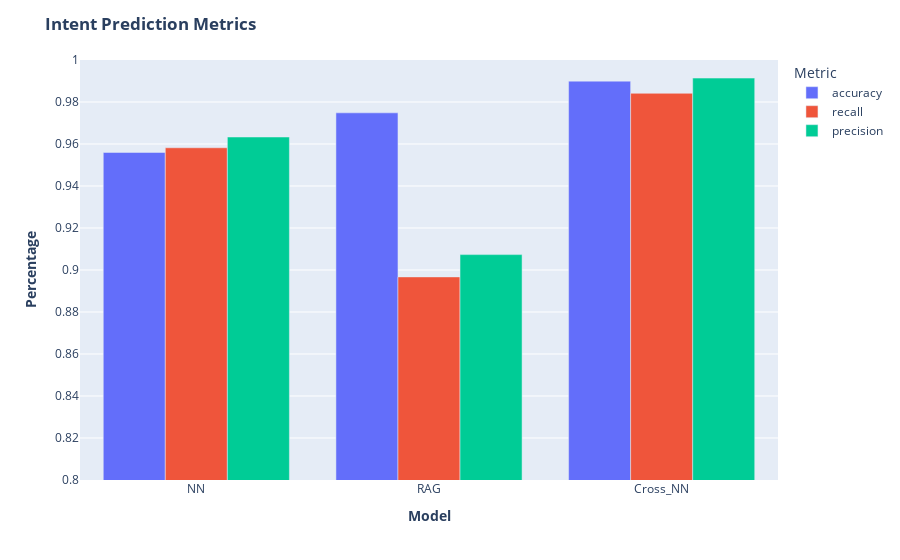

The cell this chart's notebook holds for it:
### Code cell
full_results_fig = px.bar(results_df, x=results_df.index, y=results_df.columns, barmode='group') # Define a bar chart, using the combined overal results above except Successes
full_results_fig.update_layout(title_text=f"<b>Intent Prediction Metrics</b>") # Add a title to the figure
full_results_fig.update_xaxes(title_text="<b>Model</b>") # Add a title to the x axis
full_results_fig.update_yaxes(title_text="<b>Percentage</b>",range=(0.8,1)) # Add a title to the primary y axis
full_results_fig.update_layout(legend=dict(title="Metric"))
full_results_fig.show()

### Figure 1 — Plotly figure (JSON) as saved in the notebook; plotly's stock layout.template omitted (floating-point values rounded to 4 significant figures)
{"data": [{"alignmentgroup": "True", "hovertemplate": "variable=accuracy<br>index=%{x}<br>value=%{y}<extra></extra>", "legendgroup": "accuracy", "marker": {"color": "#636efa", "pattern": {"shape": ""}}, "name": "accuracy", "offsetgroup": "accuracy", "orientation": "v", "showlegend": true, "textposition": "auto", "type": "bar", "x": ["NN", "RAG", "Cross_NN"], "xaxis": "x", "y": [0.956, 0.9748, 0.9899], "yaxis": "y"}, {"alignmentgroup": "True", "hovertemplate": "variable=recall<br>index=%{x}<br>value=%{y}<extra></extra>", "legendgroup": "recall", "marker": {"color": "#EF553B", "pattern": {"shape": ""}}, "name": "recall", "offsetgroup": "recall", "orientation": "v", "showlegend": true, "textposition": "auto", "type": "bar", "x": ["NN", "RAG", "Cross_NN"], "xaxis": "x", "y": [0.9582, 0.8967, 0.9841], "yaxis": "y"}, {"alignmentgroup": "True", "hovertemplate": "variable=precision<br>index=%{x}<br>value=%{y}<extra></extra>", "legendgroup": "precision", "marker": {"color": "#00cc96", "pattern": {"shape": ""}}, "name": "precision", "offsetgroup": "precision", "orientation": "v", "showlegend": true, "textposition": "auto", "type": "bar", "x": ["NN", "RAG", "Cross_NN"], "xaxis": "x", "y": [0.9633, 0.9073, 0.9914], "yaxis": "y"}], "layout": {"autosize": true, "barmode": "group", "legend": {"title": {"text": "Metric"}, "tracegroupgap": 0}, "margin": {"t": 60}, "title": {"text": "<b>Intent Prediction Metrics</b>"}, "xaxis": {"anchor": "y", "autorange": true, "domain": [0, 1], "range": [-0.5, 2.5], "title": {"text": "<b>Model</b>"}, "type": "category"}, "yaxis": {"anchor": "x", "domain": [0, 1], "range": [0.8, 1], "title": {"text": "<b>Percentage</b>"}, "type": "linear"}}}
